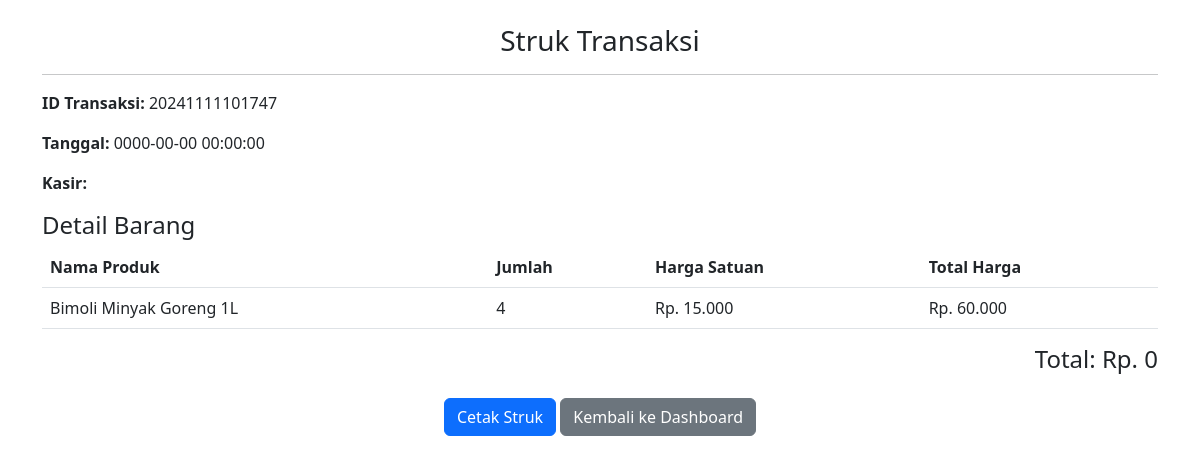
The page /struk.php?id_transaksi=20241111101747 on the database its author committed.
### tables this page shows
CREATE TABLE `transaksi` (
  `id_transaksi` varchar(15) NOT NULL,
  `id_user` int(11) NOT NULL,
  `tanggal_transaksi` datetime NOT NULL,
  `total` decimal(10,2) NOT NULL
);

CREATE TABLE `detail_transaksi` (
  `id_detail` int(11) NOT NULL,
  `id_transaksi` varchar(15) NOT NULL,
  `nama_produk` varchar(100) NOT NULL,
  `jumlah` int(11) NOT NULL,
  `harga_satuan` decimal(10,2) NOT NULL,
  `total_harga` decimal(10,2) NOT NULL
);

### struk.php (the view, shortened to what this page needs)
<?php
include 'koneksi.php';
$nama_user = $_SESSION['nama_user'];
$id_transaksi = $_GET['id_transaksi'];
$sql_transaksi = "SELECT * FROM transaksi WHERE id_transaksi = '$id_transaksi'";
$result_transaksi = $conn->query($sql_transaksi);
$transaksi = $result_transaksi->fetch_assoc();
$sql_detail = "SELECT * FROM detail_transaksi WHERE id_transaksi = '$id_transaksi'";
$result_detail = $conn->query($sql_detail);
?>
<!DOCTYPE html>
<html lang="en">
<head>
    <link rel="stylesheet" href="https://cdnjs.cloudflare.com/ajax/libs/bootstrap/5.3.0/css/bootstrap.min.css">
</head>
<body>
<div class="container my-4">
    <h3 class="text-center">Struk Transaksi</h3>
    <hr>
    <p><strong>ID Transaksi:</strong> <?php echo $transaksi['id_transaksi']; ?></p>
    <p><strong>Tanggal:</strong> <?php echo $transaksi['tanggal_transaksi']; ?></p>
    <p><strong>Kasir:</strong> <?php echo $nama_user; ?></p>
    <h4>Detail Barang</h4>
    <table class="table">
        <thead>
            <tr>
                <th>Nama Produk</th>
                <th>Jumlah</th>
                <th>Harga Satuan</th>
                <th>Total Harga</th>
            </tr>
        </thead>
        <tbody>
            <?php
            while ($item = $result_detail->fetch_assoc()) {
                echo "<tr>
                        <td>{$item['nama_produk']}</td>
                        <td>{$item['jumlah']}</td>
                        <td>Rp. " . number_format($item['harga_satuan'], 0, ',', '.') . "</td>
                        <td>Rp. " . number_format($item['total_harga'], 0, ',', '.') . "</td>
                      </tr>";
            }
            ?>
        </tbody>
    </table>
    <h4 class="text-end">Total: Rp. <?php echo number_format($transaksi['total'], 0, ',', '.'); ?></h4>
</div>
<div class="text-center">
        <button onclick="window.print()" class="btn btn-primary">Cetak Struk</button>
        <a href="index.php" class="btn btn-secondary">Kembali ke Dashboard</a>
    </div>
</body>
</html>

### rows shown on the page
transaksi: id_transaksi "20241111101747", tanggal_transaksi "0000-00-00 00:00:00", total "0"
detail_transaksi: nama_produk "Bimoli Minyak Goreng 1L", jumlah "4", harga_satuan "15.000", total_harga "60.000"
